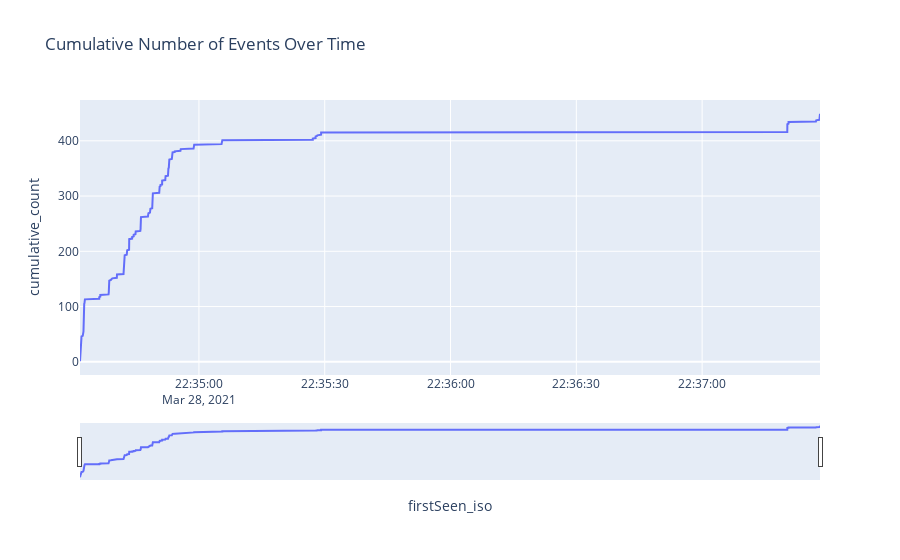

Notebook source saved alongside this figure:
### Code cell
# fig = px.line(datelist[:10], x=f'{time_to_study}', y='cumulative_count', title='Cumulative Number of Events Over Time')
# fig.update_xaxes(rangeslider_visible=True)
# fig.show()

startime_attack = datetime.datetime(2021,3 ,28 ,22,34,31, tzinfo=datetime.timezone.utc)
# endtime_attack = datetime.datetime(2021,3,29, 0,0,0, tzinfo=datetime.timezone.utc)
endtime_attack = datetime.datetime(2021,3,28, 22,38,0, tzinfo=datetime.timezone.utc)
plot_nb_event(data_edges,time_to_study, startime_attack, endtime_attack)

### Figure 1 — Plotly figure (JSON) as saved in the notebook; plotly's stock layout.template omitted (floating-point values rounded to 4 significant figures; data arrays with more than 128 entries replaced by an {"elided": "..."} marker saying what was removed)
{"data": [{"hovertemplate": "firstSeen_iso=%{x}<br>cumulative_count=%{y}<extra></extra>", "legendgroup": "", "line": {"color": "#636efa", "dash": "solid"}, "marker": {"symbol": "circle"}, "mode": "lines", "name": "", "orientation": "v", "showlegend": false, "type": "scatter", "x": {"elided": "449 str values"}, "xaxis": "x", "y": {"elided": "449 int values"}, "yaxis": "y"}], "layout": {"legend": {"tracegroupgap": 0}, "title": {"text": "Cumulative Number of Events Over Time"}, "xaxis": {"anchor": "y", "domain": [0, 1], "rangeslider": {"visible": true}, "title": {"text": "firstSeen_iso"}}, "yaxis": {"anchor": "x", "domain": [0, 1], "title": {"text": "cumulative_count"}}}}
